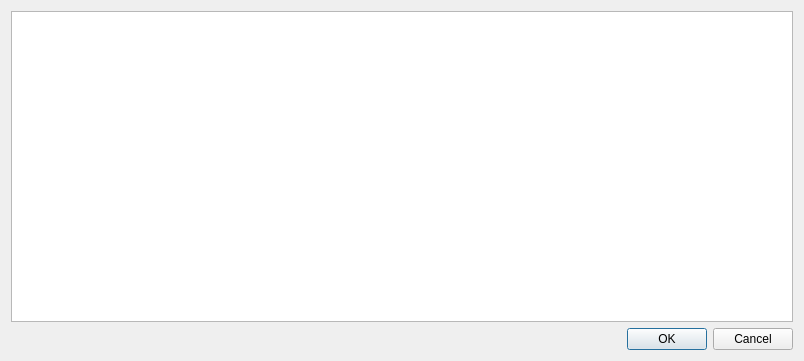
<?xml version="1.0" encoding="UTF-8"?>
<ui version="4.0">
 <class>CoverDialog</class>
 <widget class="QDialog" name="CoverDialog">
  <property name="geometry">
   <rect>
    <x>0</x>
    <y>0</y>
    <width>804</width>
    <height>361</height>
   </rect>
  </property>
  <property name="windowTitle">
   <string>Select cover image</string>
  </property>
  <layout class="QVBoxLayout" name="verticalLayout">
   <item>
    <widget class="QListWidget" name="coverView">
     <property name="iconSize">
      <size>
       <width>120</width>
       <height>120</height>
      </size>
     </property>
     <property name="resizeMode">
      <enum>QListView::Adjust</enum>
     </property>
     <property name="viewMode">
      <enum>QListView::IconMode</enum>
     </property>
     <property name="uniformItemSizes">
      <bool>false</bool>
     </property>
    </widget>
   </item>
   <item>
    <widget class="QDialogButtonBox" name="buttonBox">
     <property name="orientation">
      <enum>Qt::Horizontal</enum>
     </property>
     <property name="standardButtons">
      <set>QDialogButtonBox::Cancel|QDialogButtonBox::Ok</set>
     </property>
    </widget>
   </item>
  </layout>
 </widget>
 <resources/>
 <connections>
  <connection>
   <sender>buttonBox</sender>
   <signal>accepted()</signal>
   <receiver>CoverDialog</receiver>
   <slot>accept()</slot>
   <hints>
    <hint type="sourcelabel">
     <x>248</x>
     <y>254</y>
    </hint>
    <hint type="destinationlabel">
     <x>157</x>
     <y>274</y>
    </hint>
   </hints>
  </connection>
  <connection>
   <sender>buttonBox</sender>
   <signal>rejected()</signal>
   <receiver>CoverDialog</receiver>
   <slot>reject()</slot>
   <hints>
    <hint type="sourcelabel">
     <x>316</x>
     <y>260</y>
    </hint>
    <hint type="destinationlabel">
     <x>286</x>
     <y>274</y>
    </hint>
   </hints>
  </connection>
 </connections>
</ui>
